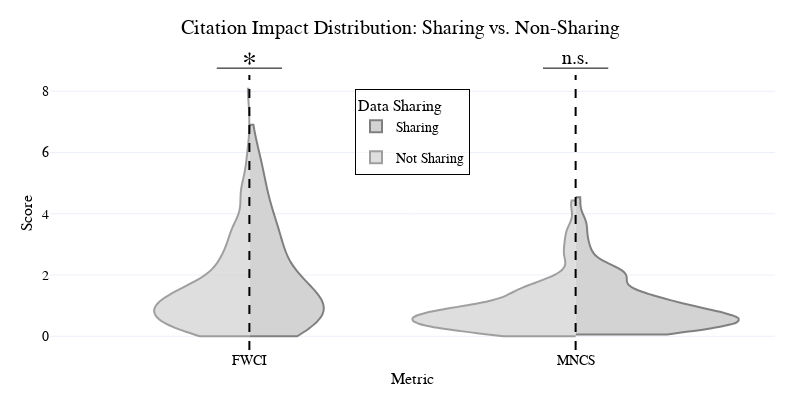

Source (notebook cell):
### Markdown cell above
#### Visualizing Share/Non-Share Comparison

### Code cell
plot_data = (
    combined
    .melt(
        id_vars=['is_sharing'],
        value_vars=['FieldWeightedCitationIndex', 'MeanNormalizedCitationScore'],
        var_name='name',
        value_name='value'
    )
    .replace({
        'FieldWeightedCitationIndex': 'FWCI',
        'MeanNormalizedCitationScore': 'MNCS',
    })
)

pairwise_fig = go.Figure()
for is_share in plot_data["is_sharing"].unique():
    subset = plot_data[plot_data["is_sharing"] == is_share]
    subset_name = 'Sharing' if is_share else 'Not Sharing'
    pairwise_fig.add_trace(go.Violin(
        x=subset['name'], y=subset['value'],
        name=subset_name, legendgroup=subset_name, scalegroup=subset_name,
        side='positive' if is_share else 'negative',
        opacity=1.0 if is_share else 0.75,
        fillcolor='lightgrey', line_color="gray", width=1.0, spanmode="hard",
        points=False, pointpos=0, jitter=0.5,
        box=dict(visible=False, width=0.5, line=dict(color="gray")),
        meanline=dict(visible=False, color='gray'),
    ))

for i, metric in enumerate(['FWCI', 'MNCS']):
    pairwise_fig.add_vline(x=metric, line=dict(color='black', dash='dash'))
    pairwise_fig.add_annotation(
        x=metric, xanchor="center", xref="x",
        y=1.04 if metric=="FWCI" else 1.06, yanchor="middle", yref="paper",
        text="*" if metric=="FWCI" else "n.s.",
        font=TITLE_FONT,
        font_size=30 if metric=="FWCI" else 20,
        showarrow=False,
    )
    pairwise_fig.add_shape(
        type="line",
        x0=i - 0.1, x1=i + 0.1,
        y0=1.025, y1=1.025,
        yref="paper",
        line=dict(color="black", width=1),
    )

pairwise_fig.update_layout(
    width=800, height=400,
    title=dict(
        text="Citation Impact Distribution: Sharing vs. Non-Sharing",
        font=TITLE_FONT,
        x=0.5, xanchor="center", y=0.95, yanchor="top"
    ),
    violinmode='overlay',
    violingap=0,
    xaxis=dict(
        title=dict(text="Metric", font=AXIS_TITLE_FONT, standoff=5),
        tickfont=AXIS_TICK_FONT,
        zeroline=False,
    ),
    yaxis=dict(
        title=dict(text="Score", font=AXIS_TITLE_FONT, standoff=5),
        tickfont=AXIS_TICK_FONT,
        zeroline=False,
    ),
    legend=dict(
        title=dict(text="Data Sharing", font=AXIS_TITLE_FONT),
        font=LEGEND_FONT,
        x=0.5, xanchor="center", y=0.95, yanchor="top",
        bgcolor='rgba(255,255,255,0.5)',
        bordercolor='black', borderwidth=1,
    ),
    margin=dict(t=75, b=50, l=50, r=25, pad=0),
    template="plotly_white"
)

pairwise_fig.show()

### Figure 1 — Plotly figure (JSON) as saved in the notebook; plotly's stock layout.template omitted (floating-point values rounded to 4 significant figures; data arrays with more than 128 entries replaced by an {"elided": "..."} marker saying what was removed)
{"data": [{"box": {"line": {"color": "gray"}, "visible": false, "width": 0.5}, "fillcolor": "lightgrey", "jitter": 0.5, "legendgroup": "Sharing", "line": {"color": "gray"}, "meanline": {"color": "gray", "visible": false}, "name": "Sharing", "opacity": 1.0, "pointpos": 0, "points": false, "scalegroup": "Sharing", "side": "positive", "spanmode": "hard", "width": 1.0, "x": {"elided": "166 str values"}, "y": {"elided": "166 float values"}, "type": "violin"}, {"box": {"line": {"color": "gray"}, "visible": false, "width": 0.5}, "fillcolor": "lightgrey", "jitter": 0.5, "legendgroup": "Not Sharing", "line": {"color": "gray"}, "meanline": {"color": "gray", "visible": false}, "name": "Not Sharing", "opacity": 0.75, "pointpos": 0, "points": false, "scalegroup": "Not Sharing", "side": "negative", "spanmode": "hard", "width": 1.0, "x": {"elided": "298 str values"}, "y": {"elided": "298 float values"}, "type": "violin"}], "layout": {"shapes": [{"line": {"color": "black", "dash": "dash"}, "type": "line", "x0": "FWCI", "x1": "FWCI", "xref": "x", "y0": 0, "y1": 1, "yref": "y domain"}, {"line": {"color": "black", "width": 1}, "type": "line", "x0": -0.1, "x1": 0.1, "y0": 1.025, "y1": 1.025, "yref": "paper"}, {"line": {"color": "black", "dash": "dash"}, "type": "line", "x0": "MNCS", "x1": "MNCS", "xref": "x", "y0": 0, "y1": 1, "yref": "y domain"}, {"line": {"color": "black", "width": 1}, "type": "line", "x0": 0.9, "x1": 1.1, "y0": 1.025, "y1": 1.025, "yref": "paper"}], "annotations": [{"font": {"color": "black", "family": "sans-serif", "size": 30}, "showarrow": false, "text": "*", "x": "FWCI", "xanchor": "center", "xref": "x", "y": 1.04, "yanchor": "middle", "yref": "paper"}, {"font": {"color": "black", "family": "sans-serif", "size": 20}, "showarrow": false, "text": "n.s.", "x": "MNCS", "xanchor": "center", "xref": "x", "y": 1.06, "yanchor": "middle", "yref": "paper"}], "title": {"font": {"family": "sans-serif", "size": 20, "color": "black"}, "text": "Citation Impact Distribution: Sharing vs. Non-Sharing", "x": 0.5, "xanchor": "center", "y": 0.95, "yanchor": "top"}, "xaxis": {"title": {"font": {"family": "sans-serif", "size": 16, "color": "black"}, "text": "Metric", "standoff": 5}, "tickfont": {"family": "sans-serif", "size": 14, "color": "black"}, "zeroline": false}, "yaxis": {"title": {"font": {"family": "sans-serif", "size": 16, "color": "black"}, "text": "Score", "standoff": 5}, "tickfont": {"family": "sans-serif", "size": 14, "color": "black"}, "zeroline": false}, "legend": {"title": {"font": {"family": "sans-serif", "size": 16, "color": "black"}, "text": "Data Sharing"}, "font": {"family": "sans-serif", "size": 14, "color": "black"}, "x": 0.5, "xanchor": "center", "y": 0.95, "yanchor": "top", "bgcolor": "rgba(255,255,255,0.5)", "bordercolor": "black", "borderwidth": 1}, "margin": {"t": 75, "b": 50, "l": 50, "r": 25, "pad": 0}, "width": 800, "height": 400, "violinmode": "overlay", "violingap": 0}}
